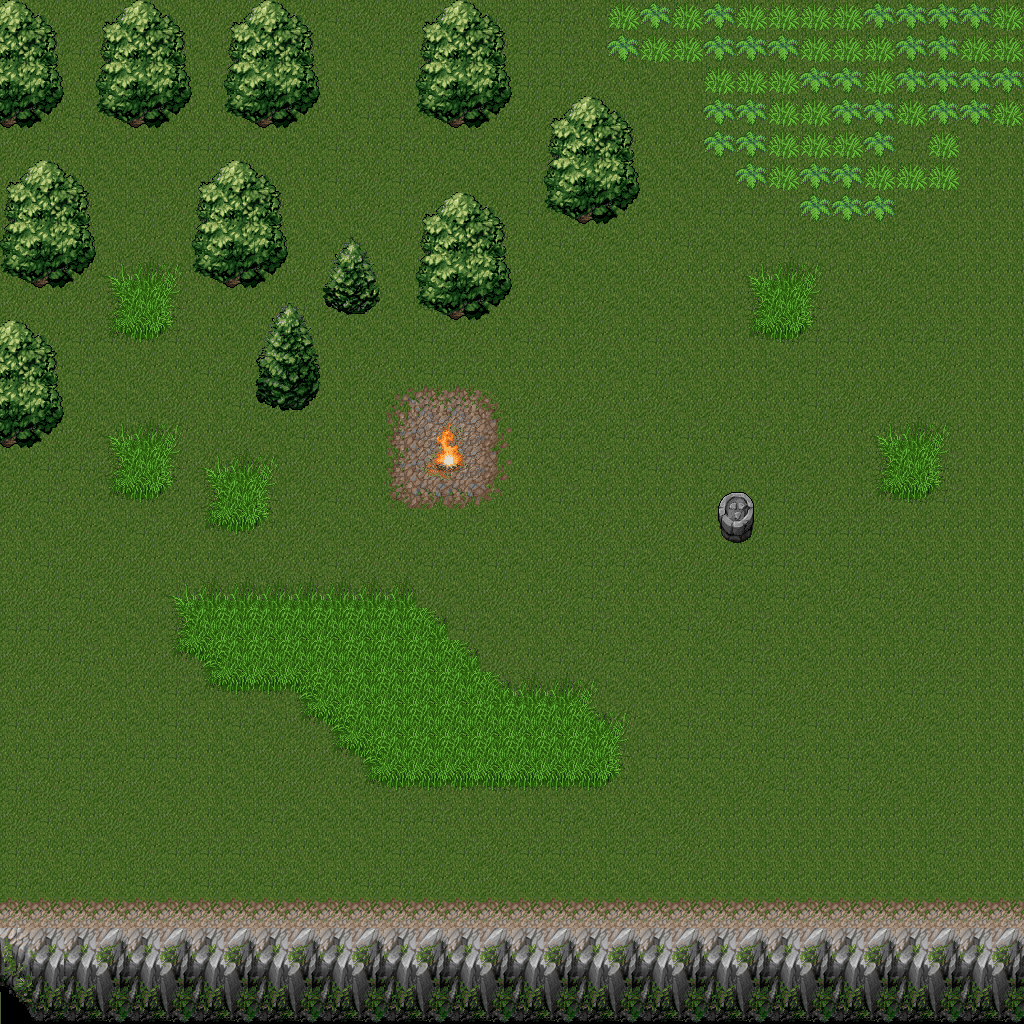

The image is a tile-based game level rendered from a .tmx file. Its description and source (layers, tilesets, objects; grid data summarised) follow:
An orthogonal 32x32 tile map with 32x32 px tiles, 5 tile layers (ground, grass2, grass1, tree1, ...), 1 hidden layer not drawn.

<map version="1.10" tiledversion="1.11.0" orientation="orthogonal" renderorder="right-down" width="32" height="32" tilewidth="32" tileheight="32" infinite="0" nextlayerid="9" nextobjectid="1">
 <tileset firstgid="1" name="picturetilesheet" tilewidth="32" tileheight="32" tilecount="256" columns="16">
  <image source="picturetilesheet.png" width="512" height="512" />
 </tileset>
 <layer id="1" name="ground" width="32" height="32">
  <data>[1024 cells, 1024 non-empty, 23 distinct tile ids]</data>
 </layer>
 <group id="8" name="Группа 1">
  <layer id="7" name="grass2" width="32" height="32">
   <data>[1024 cells, 63 non-empty, 2 distinct tile ids]</data>
  </layer>
  <layer id="4" name="grass1" width="32" height="32">
   <data>[1024 cells, 115 non-empty, 11 distinct tile ids]</data>
  </layer>
 </group>
 <layer id="2" name="tree1" width="32" height="32">
  <data>[1024 cells, 119 non-empty, 31 distinct tile ids]</data>
 </layer>
 <layer id="5" name="tree2" width="32" height="32" visible="0">
  <data>[1024 cells, 24 non-empty, 8 distinct tile ids]</data>
 </layer>
 <layer id="3" name="main objects" width="32" height="32">
  <data>[1024 cells, 8 non-empty, 8 distinct tile ids]</data>
 </layer>
</map>
